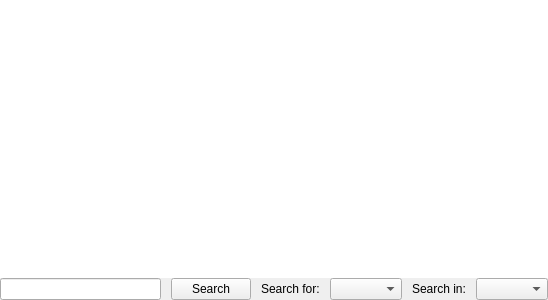
<?xml version="1.0" encoding="UTF-8"?>
<ui version="4.0">
 <class>SearchWidget</class>
 <widget class="QDockWidget" name="SearchWidget">
  <property name="geometry">
   <rect>
    <x>0</x>
    <y>0</y>
    <width>548</width>
    <height>300</height>
   </rect>
  </property>
  <property name="windowTitle">
   <string>Search</string>
  </property>
  <widget class="QWidget" name="dockWidgetContents">
   <layout class="QVBoxLayout" name="verticalLayout">
    <property name="spacing">
     <number>0</number>
    </property>
    <property name="leftMargin">
     <number>0</number>
    </property>
    <property name="topMargin">
     <number>0</number>
    </property>
    <property name="rightMargin">
     <number>0</number>
    </property>
    <property name="bottomMargin">
     <number>0</number>
    </property>
    <item>
     <widget class="AddressableItemList&lt;&gt;" name="searchTreeView">
      <property name="styleSheet">
       <string notr="true">CutterTreeView::item
{
    padding-top: 1px;
    padding-bottom: 1px;
}</string>
      </property>
      <property name="frameShape">
       <enum>QFrame::NoFrame</enum>
      </property>
      <property name="dragEnabled">
       <bool>true</bool>
      </property>
      <property name="indentation">
       <number>8</number>
      </property>
      <property name="sortingEnabled">
       <bool>true</bool>
      </property>
      <property name="animated">
       <bool>true</bool>
      </property>
     </widget>
    </item>
    <item>
     <layout class="QHBoxLayout" name="horizontalLayout_17">
      <property name="spacing">
       <number>10</number>
      </property>
      <property name="leftMargin">
       <number>0</number>
      </property>
      <property name="topMargin">
       <number>0</number>
      </property>
      <property name="rightMargin">
       <number>0</number>
      </property>
      <item>
       <widget class="QLineEdit" name="filterLineEdit">
        <property name="text">
         <string/>
        </property>
       </widget>
      </item>
      <item>
       <widget class="QPushButton" name="searchButton">
        <property name="text">
         <string>Search</string>
        </property>
       </widget>
      </item>
      <item>
       <widget class="QLabel" name="searchspaceLabel">
        <property name="text">
         <string>Search for:</string>
        </property>
       </widget>
      </item>
      <item>
       <widget class="QComboBox" name="searchspaceCombo"/>
      </item>
      <item>
       <widget class="QLabel" name="searchInLabel">
        <property name="text">
         <string>Search in:</string>
        </property>
       </widget>
      </item>
      <item>
       <widget class="QComboBox" name="searchInCombo">
        <property name="maximumSize">
         <size>
          <width>16777215</width>
          <height>300</height>
         </size>
        </property>
       </widget>
      </item>
     </layout>
    </item>
   </layout>
  </widget>
 </widget>
 <customwidgets>
  <customwidget>
   <class>AddressableItemList&lt;&gt;</class>
   <extends>QTreeView</extends>
   <header>widgets/AddressableItemList.h</header>
   <container>1</container>
  </customwidget>
 </customwidgets>
 <resources/>
 <connections/>
</ui>
